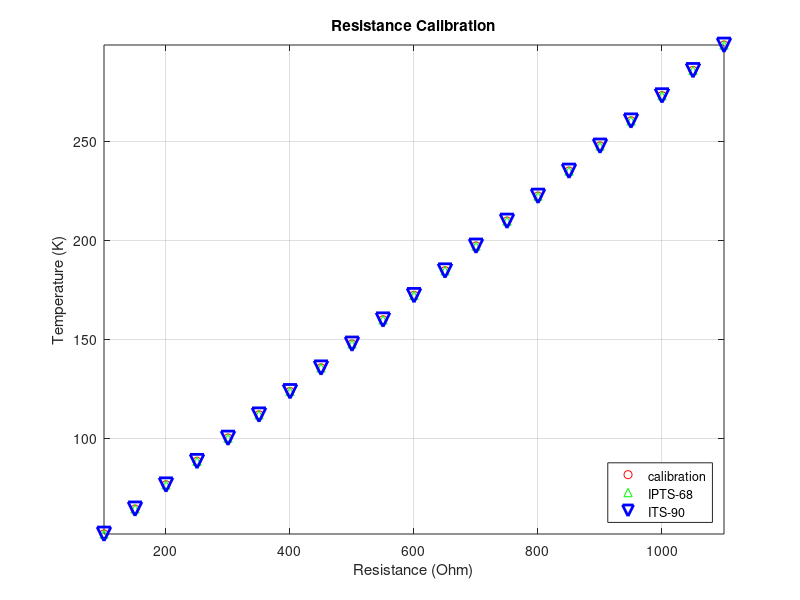
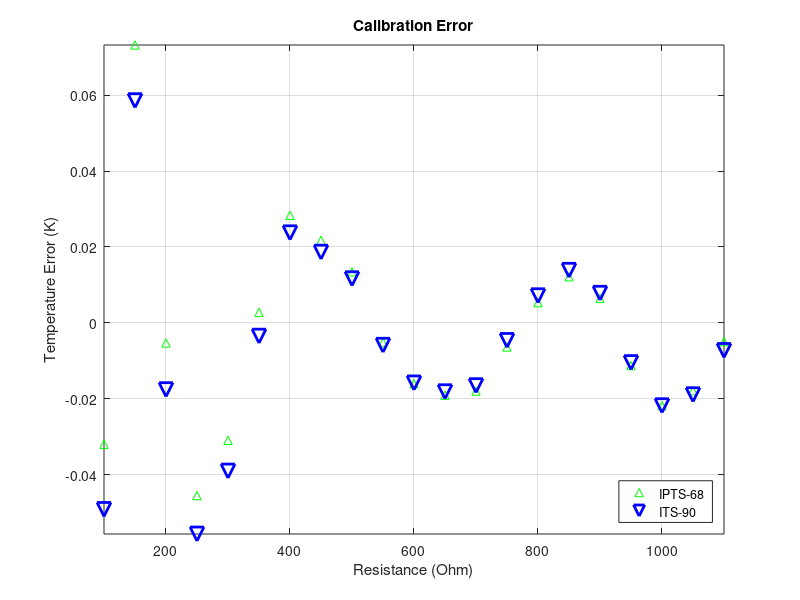

These charts were generated, in order, by the following MATLAB code:
function pt1000

% Calibration extracted by explicitly plugging in the numbers into
% LabVIEW GUI and the using the PT1000 calibration option.
Rcalib = 100:50:1100; % Ohm
Tcalib = [51.799 64.377 76.617 88.524 100.25 111.95 123.73 135.66 147.73...
          159.95 172.29 184.73 197.25 209.82 222.43 235.07 247.74 260.44...
          273.16 285.91 298.72]; % K

% PT1000 room temperature resistance.
R0 = 1000; % Ohm

% IPTS-68 calibration coefficients.
A_IPTS68 = 3.90802E-03;
B_IPTS68 = -5.80195E-07;
C_IPTS68 = -4.27350E-12;

% ITS-90 calibration coefficients.
A_ITS90 = 3.9083E-03;
B_ITS90 = -5.7750E-07;
C_ITS90 = -4.1830E-12;

T_IPTS68 = R2T(A_IPTS68, B_IPTS68, R0, Rcalib);
T_ITS90 = R2T(A_ITS90, B_ITS90, R0, Rcalib);

figure
plot(Rcalib, Tcalib, 'ro',...
     Rcalib, T_IPTS68, 'g^',...
     Rcalib, T_ITS90, 'bv', 'MarkerSize', 10, 'LineWidth', 2)
title('Resistance Calibration')
xlabel('Resistance (Ohm)')
ylabel('Temperature (K)')
legend('calibration', 'IPTS-68', 'ITS-90', 'Location', 'SouthEast')
axis tight
grid on

figure
plot(Rcalib, T_IPTS68 - Tcalib, 'g^',...
     Rcalib, T_ITS90 - Tcalib, 'bv', 'MarkerSize', 10, 'LineWidth', 2)
title('Calibration Error')
xlabel('Resistance (Ohm)')
ylabel('Temperature Error (K)')
legend('IPTS-68', 'ITS-90', 'Location', 'SouthEast')
axis tight
grid on
end

function T = R2T(A, B, R0, R)
    T = (-R0 * A + sqrt((R0 * A).^2 - 4 * R0 * B * (R0 - R))) ./...
        (2 * R0 * B) + 273.15;
    % Extra error correction obtained by fitting the error function to
    % the 6th degree polynomial.
    p1 = 6.0933e-17;
    p2 = -3.2865e-13;
    p3 = 6.8074e-10;
    p4 = -6.8275e-07;
    p5 = 0.00033726;
    p6 = -0.070257;
    p7 = 2.7358;
    T = T - (p1 * R.^6 + p2 * R.^5 + p3 * R.^4 + p4 * R.^3 + p5 * R.^2 +...
             p6 * R + p7);
end